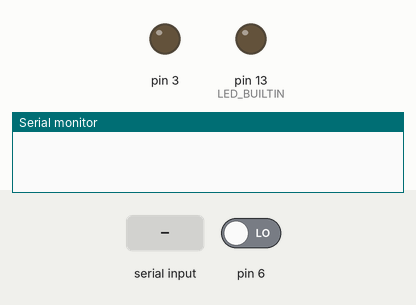
Bench run of a sketch on a simulated Arduino Uno, built with avr-gcc and run on an emulated ATmega328P. Shown: output pins drawn as LEDs (lit = HIGH), the last lines printed to the serial monitor. The inputs (shaded band) are chosen by the test bench; at power-on: pin 6 LOW.

Above: at 1.2 s.
1.3 s: "open\n" received over Serial
At 2.8 s:
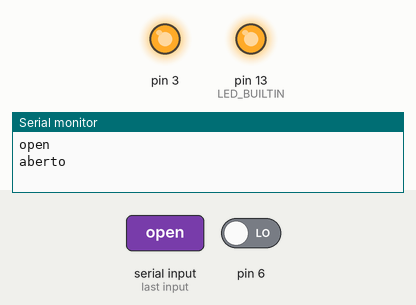
Timing chart, 0 to 8.5 s (numbered marks = the images above; inputs shaded):
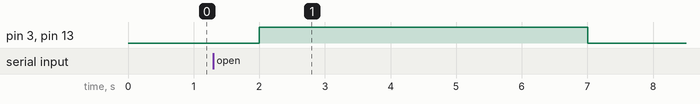

The sketch:

SlaveFinal.ino
```cpp
/*this Arduino receives the "open" comand from the ESP8266
*if "open" is received the Arduino activates the relay and the door unlocks fo 5 seconds
*it also resets the ESP8266's EEPROM if a button is pressed (pin6), to clear the initial register
*it communicates with the ESP8266 via Serial
*/

String string_wifi;

void setup()
{
    Serial.begin(9600);
    pinMode(LED_BUILTIN, OUTPUT);
    digitalWrite(LED_BUILTIN, LOW);
    pinMode(3, OUTPUT);
    digitalWrite(3,LOW);
    pinMode(6,INPUT);
    digitalWrite(6,LOW);
}

void loop()
{
    if (Serial.available() > 0)
    {
      delay(500);
      string_wifi = Serial.readStringUntil('\n');  //receives the "open" command from the ESP8266
      Serial.flush();
    }
    Serial.println(string_wifi);

    if(string_wifi.startsWith("open"))
    {
        digitalWrite(3,HIGH);           //activates the relay
        digitalWrite(LED_BUILTIN,HIGH);
        Serial.println("aberto");  // warns the esp8266 that the door is open
        delay(5000);  //stays unlocked for 5 seconds
        digitalWrite(3,LOW);
        digitalWrite(LED_BUILTIN,LOW);
        Serial.println("fechado");
        string_wifi = "";   //clears the string
    }
    string_wifi = "";  //clears the string

    delay(500);

    if(digitalRead(6) == HIGH)
    {
        Serial.println("reset");  // reset esp8266's eeprom ("factory reset")
    }
}
```

Measured:
- after the input at 1.3 s, pin 3, pin 13 (LED_BUILTIN): LOW → HIGH after 0.70 s, → LOW 5.0 s later
